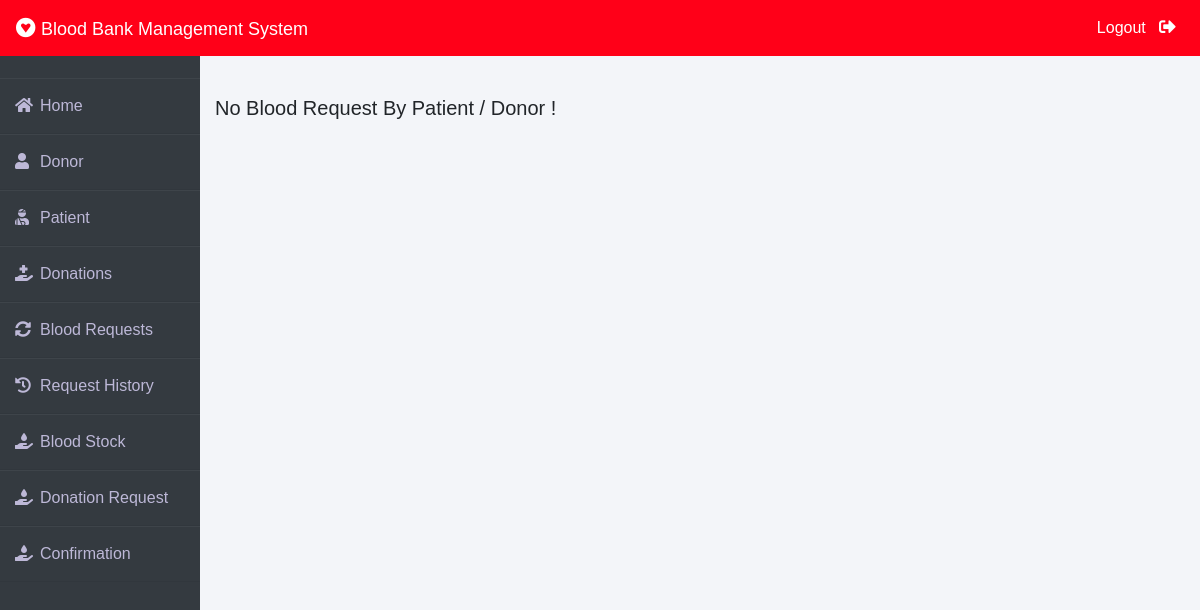
Before: /admin-request (signed in) with the older database file.
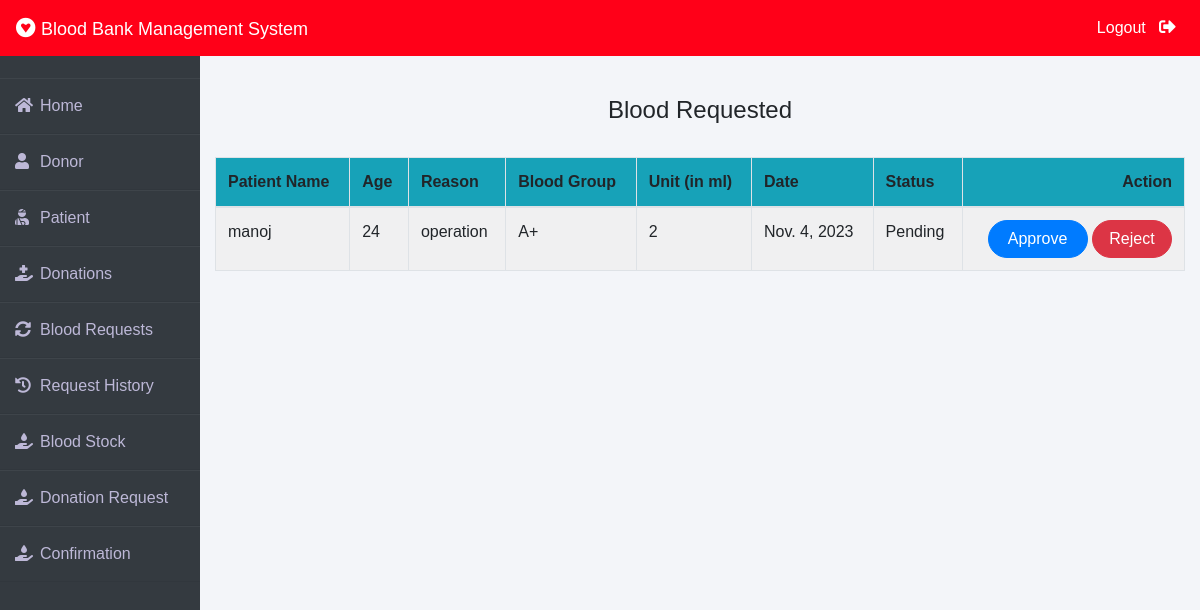
After: the same page with the newer database file.
### blood/models.py (models this page shows, shortened)
class BloodRequest(models.Model):
    request_by_patient = models.ForeignKey(Patient, null=True, on_delete=models.CASCADE)
    request_by_donor = models.ForeignKey(Donor, null=True, on_delete=models.CASCADE)
    patient_name = models.CharField(max_length=30)
    patient_age = models.PositiveIntegerField()
    reason = models.CharField(max_length=500)
    bloodgroup = models.CharField(max_length=5, choices=[(blood.value, blood.name) for blood in BloodGroup])
    unit = models.PositiveIntegerField(default=0)
    status = models.CharField(max_length=20, default="Pending")
    date = models.DateField(auto_now=True)

### blood/views.py (the view)
# urls.py: path('admin-request', views.admin_request_view,name='admin-request'),
@login_required(login_url='adminlogin')
def admin_request_view(request):
    requests= BloodRequest.objects.all().filter(status = 'Pending')
    return render(request,'blood/admin_request.html',{'requests':requests})

### blood/templates/blood/admin_request.html (shortened to what this page needs)
{% extends 'blood/adminbase.html' %}
{% block content %}
{% load widget_tweaks %}
{%load static%}
<br><br>
<div class="container">
    {% if requests %}
    <H4 class="text-center">Blood Requested</H4><br>
    <table class="table table-light table-hover table-bordered table-striped">
        <thead class="bg-info">
            <tr>
                <th scope="col">Patient Name</th>
                <th scope="col">Age</th>
                <th scope="col">Reason</th>
                <th scope="col">Blood Group</th>
                <th scope="col">Unit (in ml)</th>
                <th scope="col">Date</th>
                <th scope="col">Status</th>
                <th class="text-right">Action</th>
            </tr>
        </thead>
        <tbody>
            {% for t in requests %}
            <tr>
                <td> {{t.patient_name}}</td>
                <td>{{t.patient_age}}</td>
                <td>{{t.reason}}</td>
                <td>{{t.bloodgroup}}</td>
                <td>{{t.unit}}</td>
                <td>{{t.date}}</td>
                <td>{{t.status}}</td>
                <td class="text-right">
                    <button class="btn btn-primary badge-pill" style="width: 100px;"><a  style="text-decoration: none;color: white;" href="{% url 'update-approve-status' t.id  %}">Approve</a> </button>
                    <button class="btn btn-danger badge-pill" style="width: 80px;"><a  style="text-decoration: none;color: white;" href="{% url 'update-reject-status' t.id  %}">Reject</a> </button>
                </td>
            </tr>
            {% endfor %}
        </tbody>
    </table>
{% else %}
<h5>No Blood Request By Patient / Donor !</h5>
{% endif %}
</div>
{% endblock content %}

Changed rows visible on the page:
added BloodRequest: patient_name "manoj", patient_age "24", reason "operation", bloodgroup "A+", unit "2", date "Nov. 4, 2023", status "Pending"
Other visible differences:
text no longer shown: "No Blood Request By Patient / Donor !"
text now shown: "Blood Requested Patient Name Age Reason Blood Group Unit (in ml) Date Status Action"
